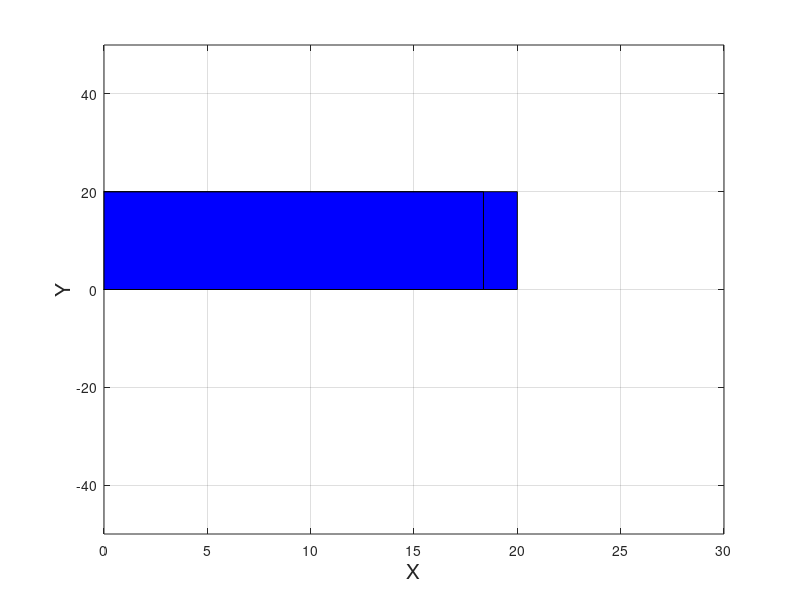

Source code (MATLAB):
% Initialization steps.
clc;    % Clear the command window.
close all;  % Close all figures (except those of imtool.)
clear;  % Erase all existing variables. Or clearvars if you want.
workspace;  % Make sure the workspace panel is showing.
format long g;
format compact;
fontSize = 13;
l = [0 20 20 0 0];
b=[0 0 20 20 0];
plot(l,b);
fill(l,b,'b');

EA= 47000000000;
EM= 24000000000;
S=100e6;
H = 0.032 + (0.06 - 0.032)*(1- exp(-235*S/EA));
Ms=3;
Mf=-29;
As=12;
Af=26;
alp= 11e-6;
T =13;
A=0;
eM = S/EM +H;
eA = S/EA + alp*(T);

if(T>Mf && T<Ms)
    A=eM;
end
if(T>As && T<Af)
    A=eA;
end
if(T>Ms && T<As)
    A=eM+eA;
end   
A=A*1000
% Define oscillation parameters.
period = 10;
t = linspace(0, 2 * pi, 100);
if(T>12)
    x = A * sin(2 * pi * t / period);
end
if(T<12)
    x=A*(t/period);
end
% Define graphics parameters:
rectangleHeight = 20;
rectangleWidth = 20;
rectangleY1 = 0;
lineX = 15;
% Set up axes.
grid on;
ylim([-50, 50]);
xlim([0, 30]);
xlabel('X', 'FontSize', 15);
ylabel('Y', 'FontSize', 15);
% Start the movement:
for k = 1 : length(x)
	%caption = sprintf('Iteration %d, y(%d) = %f', k, k, y(k));
	%fprintf('%s\n', caption);
	% Place a rectangle at the current y location.
	r = rectangle('Position', [x(k), rectangleY1, rectangleWidth, rectangleHeight], 'FaceColor', 'b');
	%title(caption, 'FontSize', 15);
	% Drawline from to to top of rectangle.
	%hLine = line([lineX, lineX], [50, y(k)+rectangleHeight], 'LineWidth', 5, 'Color', 'b');
	drawnow;
	% Wait long enough to see it at this location.
	pause(0.1)
	% Delete the rectangle to prepare for the next one.
	if k < length(x) % Don't delete the very last one.
		delete(r);
	%	delete(hLine);
	end
end